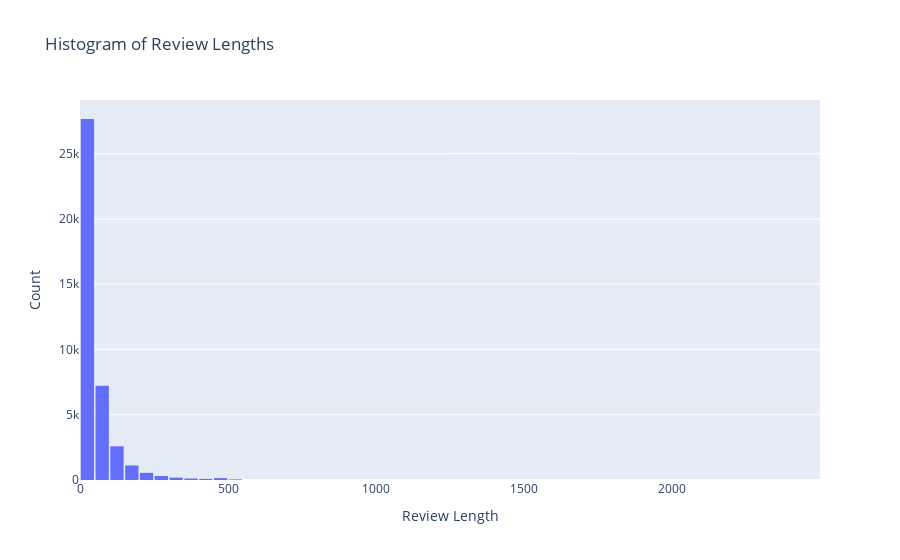

The cell this chart's notebook holds for it:
### Code cell
fig = px.histogram(df, x='length', nbins=50, title='Histogram of Review Lengths')
fig.update_layout(
    xaxis_title='Review Length',
    yaxis_title='Count',
    bargap=0.1
)
fig.show()

### Figure 1 — Plotly figure (JSON) as saved in the notebook; plotly's stock layout.template omitted (floating-point values rounded to 4 significant figures; data arrays with more than 128 entries replaced by an {"elided": "..."} marker saying what was removed)
{"data": [{"bingroup": "x", "hovertemplate": "length=%{x}<br>count=%{y}<extra></extra>", "legendgroup": "", "marker": {"color": "#636efa", "pattern": {"shape": ""}}, "name": "", "nbinsx": 50, "orientation": "v", "showlegend": false, "type": "histogram", "x": {"elided": "40017 int values"}, "xaxis": "x", "yaxis": "y"}], "layout": {"bargap": 0.1, "barmode": "relative", "legend": {"tracegroupgap": 0}, "title": {"text": "Histogram of Review Lengths"}, "xaxis": {"anchor": "y", "domain": [0, 1], "title": {"text": "Review Length"}}, "yaxis": {"anchor": "x", "domain": [0, 1], "title": {"text": "Count"}}}}
